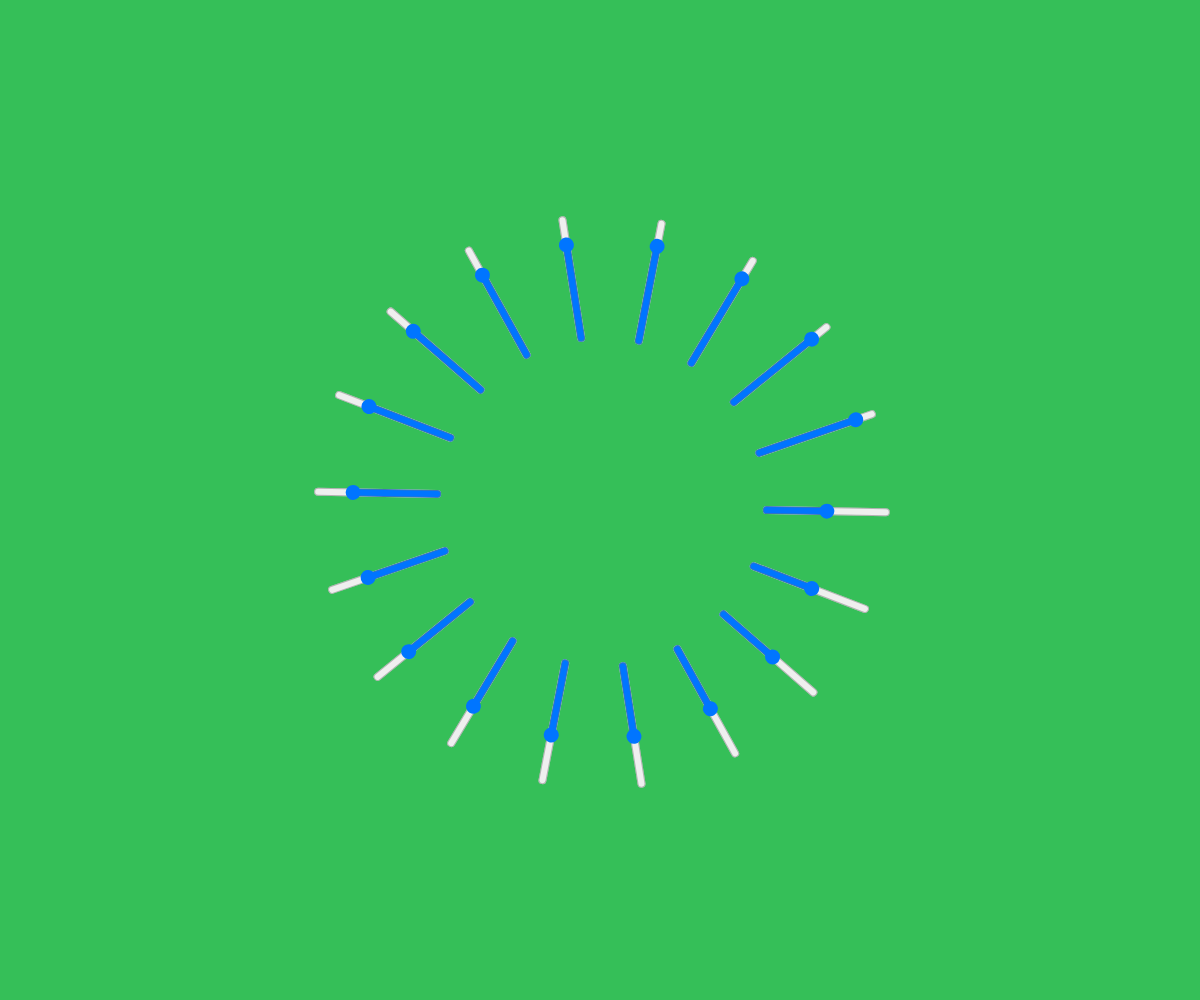
Frame 1 (no input)
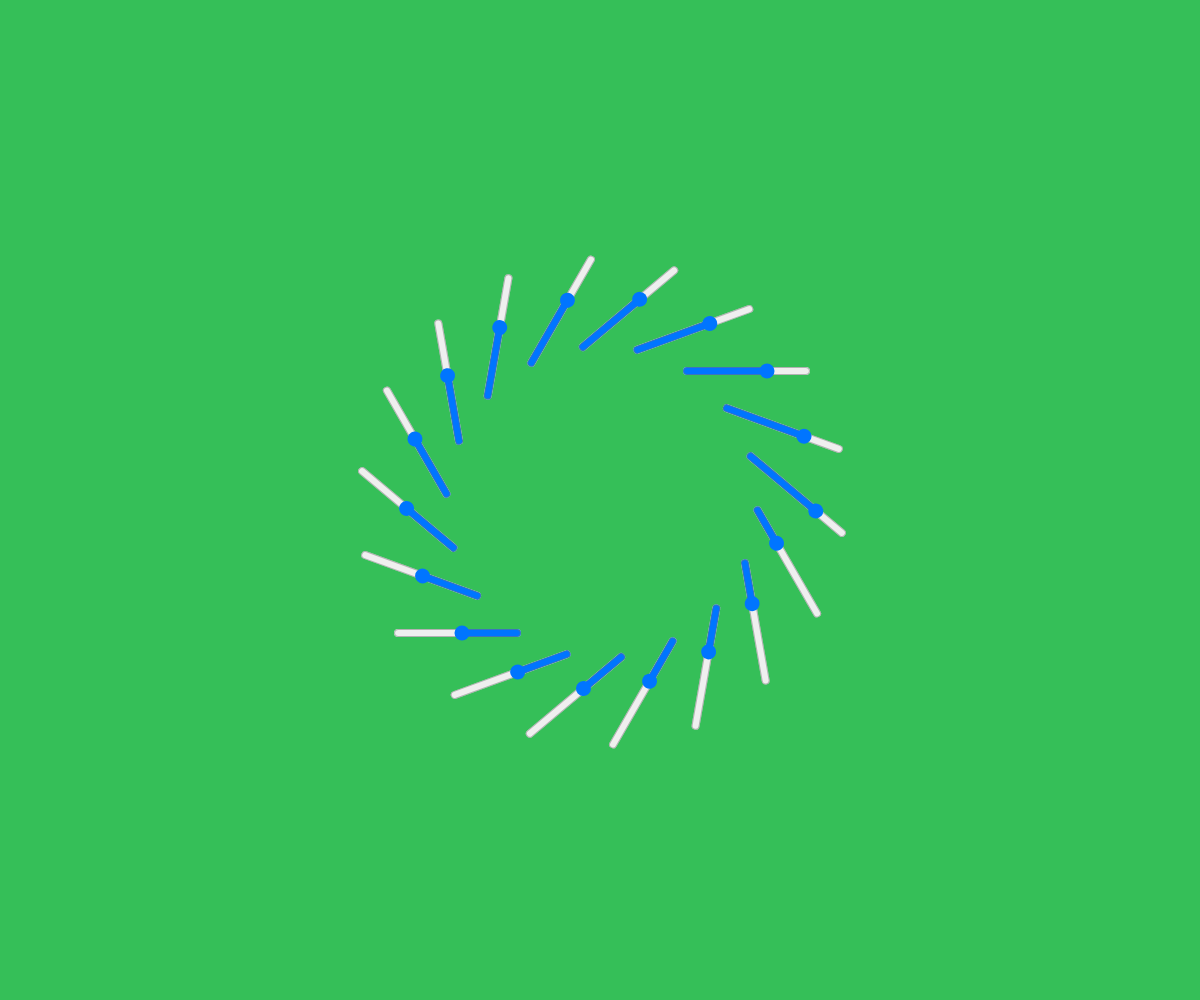
Frame 60 (no input)
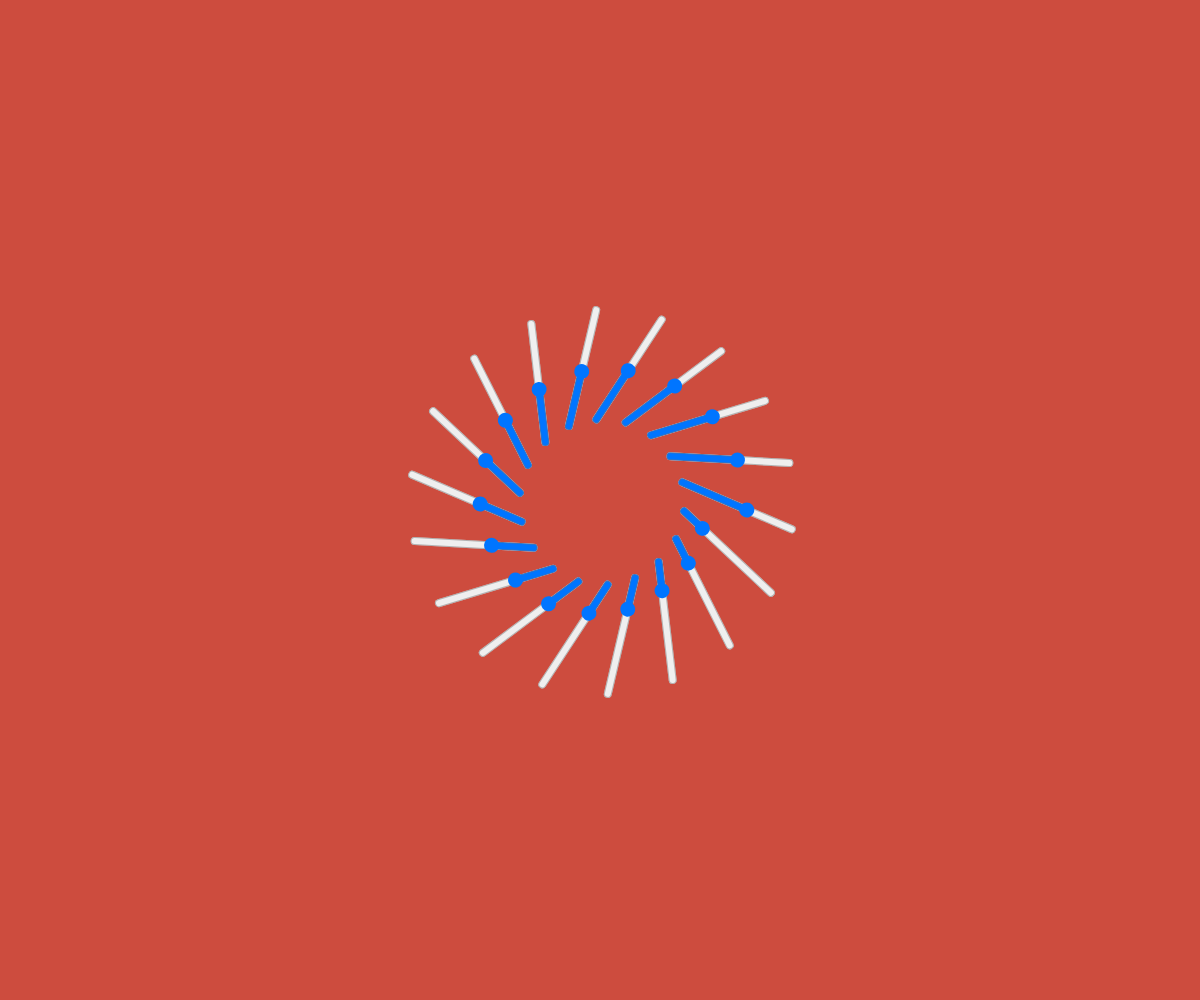
Frame 120 (the mouse pressed at the canvas centre since frame 60)

The p5.js sketch that drew these frames (run headless with seeded random() and noise() and a simulated clock; from frame 60 on, the mouse is pressed at the canvas centre):

// p5.js sketch
// ── sketch.js
// sketch.js - purpose and description here
// Author: Daniel Do
// Date: 01-22-2024

// Declare variables to store slider instances, rose radius, and rotation speed
let sliders;
let roseRadius;
let rotationSpeed;

function setup() {
  // Create canvas with the size of the window
  createCanvas(windowWidth, windowHeight);
  
  // Initialize variables
  sliders = [new SliderRose(width / 2, height / 2)]; // Create an array with a new SliderRose at the center
  rotationSpeed = 1; // Set the initial rotation speed
  roseRadius = random(60, 200); // Set the initial rose radius
  background(random(0, 255), random(0, 255), random(0, 255)); // Set a random background color
}

function draw() {
  // Update and draw each slider in the sliders array
  sliders.forEach(d => d.update());
}

function mousePressed() {
  // Change the background color to a random value
  background(random(0, 255), random(0, 255), random(0, 255));

  // Move the first slider in the array with the mouse position as the new origin
  sliders[0].moveWithMouse(mouseX, mouseY);

  // Set a new random rose radius and rotation speed
  roseRadius = random(60, 200);
  rotationSpeed = random(1, 10);
}

class SliderRose {
  constructor(_x, _y) {
    // Initialize SliderRose with a given position
    this.x1 = _x;
    this.y1 = _y;
    this.sliders = []; // Array to store individual sliders
    this.sinAngle = 0; // Initial angle for sine wave motion
    this.createSliders(); // Create sliders around the rose
  }

  createSliders() {
    const skip = 20; // Angle skip between sliders
    for (let i = 0; i < 360; i += skip) {
      const sliderAngle = radians(i);
      const x2 = cos(sliderAngle) * roseRadius;
      const y2 = sin(sliderAngle) * roseRadius;

      // Create a slider, set its position, width, and rotation
      const slider = createSlider(0, 255, 50);
      slider.position(this.x1 + x2, this.y1 + y2);
      slider.style('width', roseRadius + 'px');
      slider.style('transform-origin', '0% 0%');
      slider.style('transform', 'rotate(' + i + 'deg)');
      this.sliders.push(slider); // Add the slider to the array
    }
  }

  update() {
    let offset = 0;

    // Update each slider's value based on a sine wave
    for (let i = 0; i < this.sliders.length; i++) {
      const x = map(sin(this.sinAngle + offset), -1, 1, 0, 255);
      this.sliders[i].value(x);
      offset += 0.050;
    }

    // Rotate and reposition each slider around the center
    for (let i = 0; i < this.sliders.length; i++) {
      const sliderAngle = radians(i * 20);
      const x2 = cos(sliderAngle) * roseRadius;
      const y2 = sin(sliderAngle) * roseRadius;
      this.sliders[i].position(this.x1 + x2, this.y1 + y2);
      this.sliders[i].style('transform', 'rotate(' + (i * 20 + frameCount * rotationSpeed) + 'deg)');
    }

    this.sinAngle += 0.1; // Increment the sine wave angle
  }

  moveWithMouse(mouseX, mouseY) {
    // Move the entire set of sliders with the mouse position as the new origin
    this.x1 = mouseX;
    this.y1 = mouseY;

    for (let i = 0; i < this.sliders.length; i++) {
      const sliderAngle = radians(i * 20);
      const x2 = cos(sliderAngle) * roseRadius;
      const y2 = sin(sliderAngle) * roseRadius;
      this.sliders[i].position(this.x1 + x2, this.y1 + y2);
    }
  }
}
